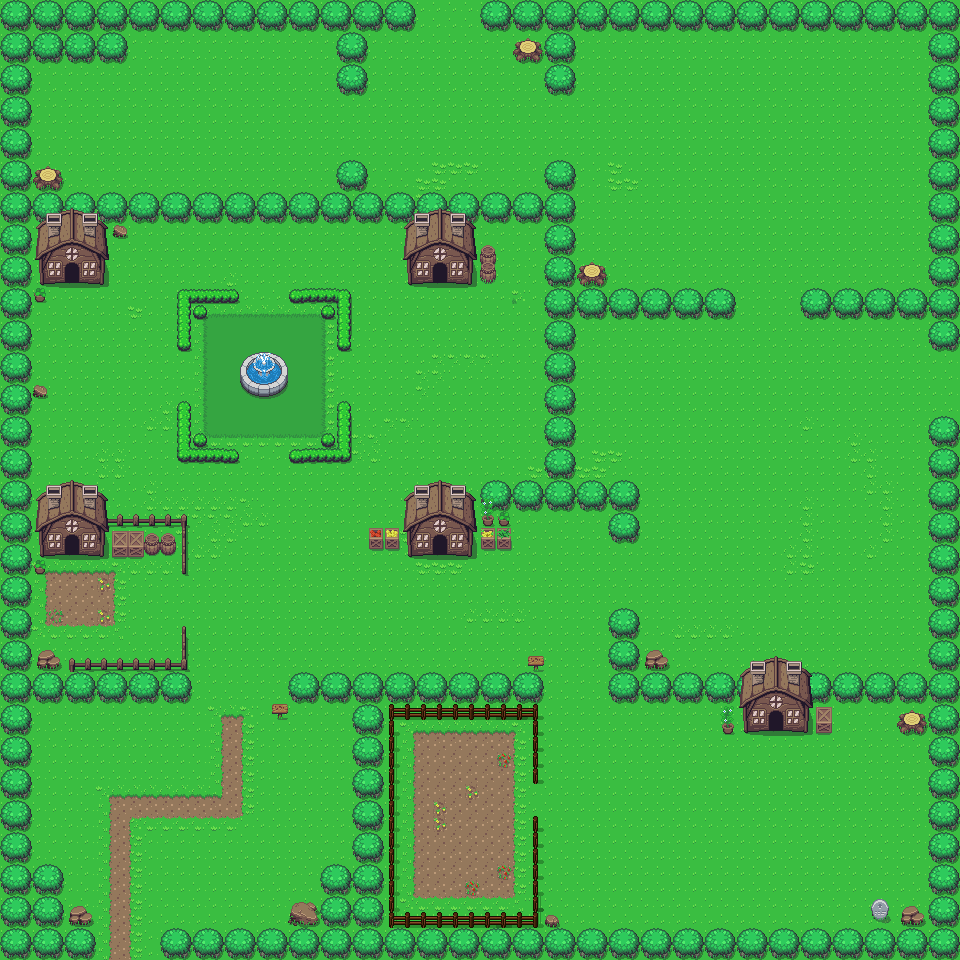

Rendered tile map (Tiled .tmx) drawn with the repository's tilesets; below, a short description and the map source with its tile grids summarised:
An orthogonal 60x60 tile map with 16x16 px tiles, 4 tile layers (Tiled, Tree, Room, UpPlayer), 5 tilesets and 110 objects (63x collision, 44x grass, MayorPosition, ShuChengAreaTrigger, DongZhuangMazeArea).

<map version="1.2" tiledversion="1.2.4" orientation="orthogonal" renderorder="right-down" width="60" height="60" tilewidth="16" tileheight="16" infinite="0" nextlayerid="10" nextobjectid="134">
 <tileset firstgid="1" source="../../MapTextures/cave.tsx" />
 <tileset firstgid="1001" source="../../MapTextures/mine..tsx" />
 <tileset firstgid="1289" source="../../MapTextures/Overworld.tsx" />
 <tileset firstgid="2729" source="../../MapTextures/townInterior..tsx" />
 <tileset firstgid="4905" source="../../MapTextures/Slates [32x32px orthogonal tileset by Ivan Voirol].tsx" />
 <layer id="1" name="Tiled" width="60" height="60">
  <data>[3600 cells, 3600 non-empty, 26 distinct tile ids]</data>
 </layer>
 <layer id="4" name="Tree" width="60" height="60">
  <data>[3600 cells, 909 non-empty, 46 distinct tile ids]</data>
 </layer>
 <layer id="2" name="Room" width="60" height="60">
  <data>[3600 cells, 196 non-empty, 85 distinct tile ids]</data>
 </layer>
 <objectgroup id="6" name="Collision">
  <object id="1" name="collision" x="0" y="931" width="96" height="28" />
  <object id="5" name="collision" x="2" y="864" width="60" height="65" />
  <object id="6" name="collision" x="0" y="-2" width="29" height="864" />
  <object id="7" name="collision" x="32" y="670" width="160" height="33" />
  <object id="8" name="collision" x="30" y="192" width="513" height="32" />
  <object id="9" name="collision" x="31" y="-2" width="383" height="34" />
  <object id="10" name="collision" x="32" y="33" width="95" height="31" />
  <object id="11" name="collision" x="334" y="33" width="31" height="61" />
  <object id="12" name="collision" x="334" y="158" width="32" height="32" />
  <object id="13" name="collision" x="544" y="162" width="30" height="316" />
  <object id="14" name="collision" x="575" y="286" width="160" height="33" />
  <object id="15" name="collision" x="480" y="480" width="158" height="32" />
  <object id="16" name="collision" x="480" y="511" width="31" height="39" />
  <object id="17" name="collision" x="612" y="515" width="29" height="29" />
  <object id="18" name="collision" x="287" y="672.5" width="255" height="31.5" />
  <object id="19" name="collision" x="351" y="706" width="36" height="221" />
  <object id="20" name="collision" x="318" y="863" width="31" height="64" />
  <object id="21" name="collision" x="290" y="898" width="27" height="29" />
  <object id="22" name="collision" x="159" y="929" width="801" height="30" />
  <object id="23" name="collision" x="896" y="899" width="65" height="30" />
  <object id="24" name="collision" x="926" y="416" width="35" height="481" />
  <object id="25" name="collision" x="801" y="285" width="125" height="31" />
  <object id="26" name="collision" x="926" y="1" width="33" height="348" />
  <object id="27" name="collision" x="482" y="-1" width="442" height="34" />
  <object id="28" name="collision" x="543" y="31" width="33" height="64" />
  <object id="29" name="collision" x="512" y="34" width="30" height="30" />
  <object id="30" name="collision" x="577" y="256" width="32" height="28" />
  <object id="31" name="collision" x="480" y="245" width="17" height="39" />
  <object id="32" name="collision" x="400" y="222" width="77" height="62" />
  <object id="33" name="collision" x="401" y="511" width="77" height="46" />
  <object id="34" name="collision" x="31" y="512" width="77" height="45.5" />
  <object id="36" name="collision" x="110" y="515" width="78" height="45" />
  <object id="37" name="collision" x="179" y="559" width="9" height="19" />
  <object id="38" name="collision" x="180" y="626" width="8" height="42" />
  <object id="39" name="collision" x="34" y="649" width="31" height="19" />
  <object id="41" name="collision" x="65.3333" y="655.333" width="115.333" height="14.3333" />
  <object id="43" name="collision" x="68" y="905.5" width="24" height="20" />
  <object id="44" name="collision" x="388.5" y="911.5" width="170.5" height="15" />
  <object id="45" name="collision" x="531" y="816.5" width="10.5" height="94" />
  <object id="46" name="collision" x="530.5" y="705.5" width="9.5" height="78.5" />
  <object id="47" name="collision" x="387.5" y="705" width="143" height="15.5" />
  <object id="48" name="collision" x="387.5" y="719.5" width="9.5" height="192" />
  <object id="49" name="collision" x="608.5" y="609.5" width="31.5" height="93" />
  <object id="50" name="collision" x="640.5" y="672" width="286" height="31.5" />
  <object id="51" name="collision" x="720.5" y="704" width="114" height="29.5" />
  <object id="52" name="collision" x="896.5" y="703" width="31" height="32.5" />
  <object id="53" name="collision" x="31" y="224" width="79" height="59.5" />
  <object id="54" name="collision" x="110" y="225" width="20" height="14" />
  <object id="55" name="collision" x="32" y="286" width="14" height="16" />
  <object id="56" name="collision" x="33" y="384" width="15" height="13" />
  <object id="57" name="collision" x="240" y="352" width="49.3333" height="46">
   <ellipse />
  </object>
  <object id="58" name="collision" x="175.333" y="289.333" width="64" height="12.6667" />
  <object id="60" name="collision" x="175.333" y="302.667" width="15.3333" height="48" />
  <object id="61" name="collision" x="286.667" y="288.667" width="64" height="14" />
  <object id="62" name="collision" x="336.667" y="302.667" width="14" height="48.6667" />
  <object id="63" name="collision" x="336" y="400.667" width="15.3333" height="47.3333" />
  <object id="64" name="collision" x="287.333" y="448.667" width="64" height="14.6667" />
  <object id="65" name="collision" x="175.333" y="400" width="16" height="48.6667" />
  <object id="66" name="collision" x="176.667" y="449.333" width="61.3333" height="14" />
  <object id="67" name="collision" x="192.667" y="432" width="14.6667" height="14.6667" />
  <object id="68" name="collision" x="319.333" y="432.667" width="16" height="16" />
  <object id="69" name="collision" x="368" y="527.333" width="32" height="22" />
  <object id="70" name="collision" x="34.6667" y="162.667" width="32" height="24" />
 </objectgroup>
 <objectgroup id="8" name="Position">
  <object id="131" name="MayorPosition" x="264" y="408">
   <point />
  </object>
 </objectgroup>
 <objectgroup id="9" name="Objects">
  <object id="132" name="ShuChengAreaTrigger" x="96" y="941.333" width="62" height="19.3333" />
  <object id="133" name="DongZhuangMazeArea" x="414" y="0" width="67.3333" height="18.6667" />
 </objectgroup>
 <objectgroup id="7" name="GrassAndRock">
  <object id="71" name="grass" x="32" y="847" width="16" height="16" />
  <object id="76" name="grass" x="31" y="832" width="16" height="16" />
  <object id="77" name="grass" x="31" y="816" width="16" height="16" />
  <object id="78" name="grass" x="32" y="801" width="16" height="16" />
  <object id="79" name="grass" x="32" y="786.5" width="16" height="16" />
  <object id="80" name="grass" x="32" y="773" width="16" height="16" />
  <object id="81" name="grass" x="49" y="848" width="16" height="16" />
  <object id="82" name="grass" x="164" y="913" width="16" height="16" />
  <object id="83" name="grass" x="183" y="913" width="16" height="16" />
  <object id="84" name="grass" x="202" y="912" width="16" height="16" />
  <object id="85" name="grass" x="305.5" y="704.5" width="16" height="16" />
  <object id="86" name="grass" x="324" y="705" width="16" height="16" />
  <object id="87" name="grass" x="336" y="848.5" width="16" height="16" />
  <object id="88" name="grass" x="336" y="829.5" width="16" height="16" />
  <object id="89" name="grass" x="385" y="514.5" width="16" height="16" />
  <object id="90" name="grass" x="368" y="514" width="16" height="16" />
  </objectgroup>
 <layer id="5" name="UpPlayer" width="60" height="60">
  <data>[3600 cells, 34 non-empty, 12 distinct tile ids]</data>
 </layer>
</map>
<!-- 28 of 110 objects omitted -->
